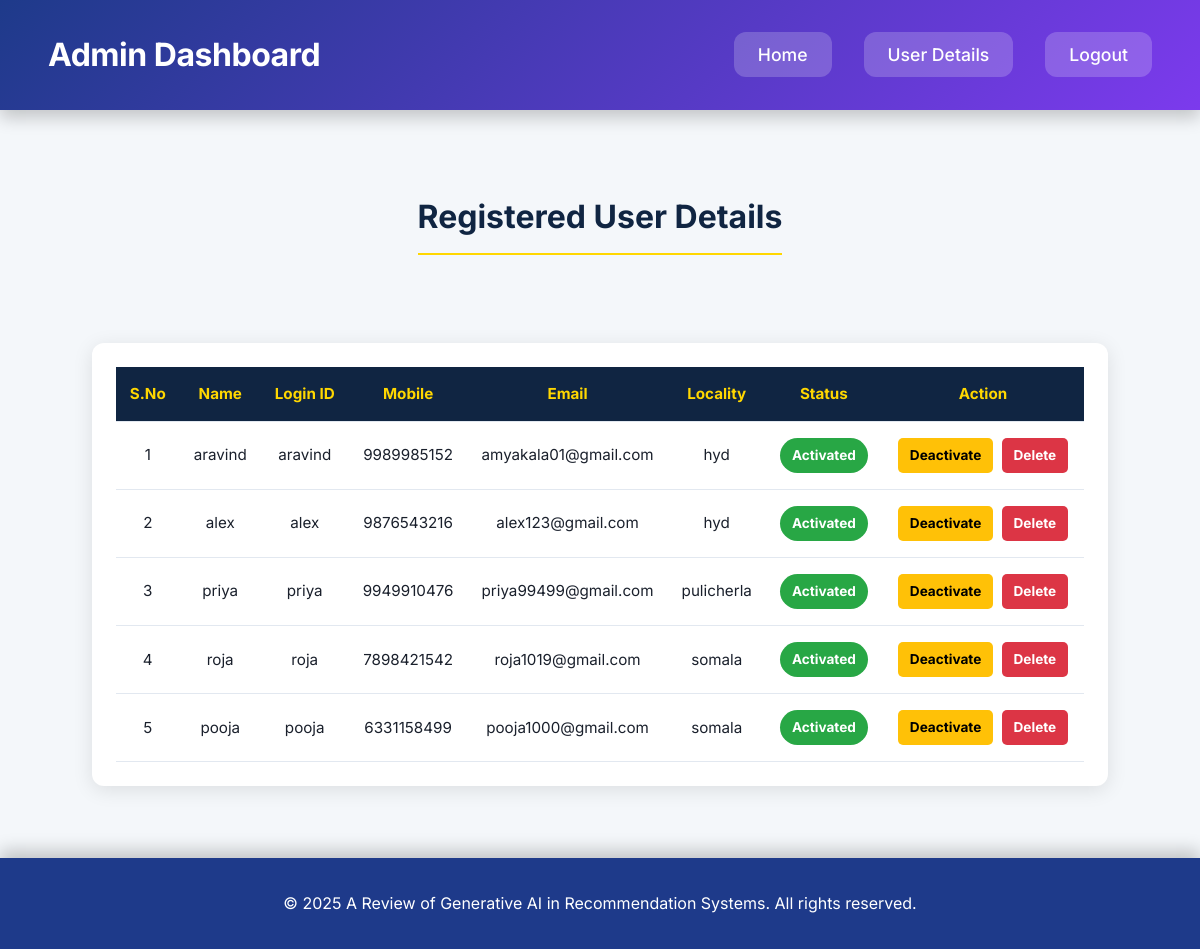
Page /RegisterUsersView/ on the committed database.
### users/models.py (models this page shows, shortened)
class UserRegistrationModel(models.Model):
    name = models.CharField(max_length=100)
    loginid = models.CharField(unique=True, max_length=100)
    password = models.CharField(max_length=100)
    mobile = models.CharField(unique=True, max_length=100)
    email = models.CharField(unique=True, max_length=100)
    locality = models.CharField(max_length=100)
    address = models.CharField(max_length=1000)
    city = models.CharField(max_length=100)
    state = models.CharField(max_length=100)
    status = models.CharField(max_length=100)
    class Meta:
        db_table = 'UserRegistrations'

### admins/views.py (the view)
# urls.py: path("RegisterUsersView/", admins.RegisterUsersView, name="RegisterUsersView"),
def RegisterUsersView(request):
    data = UserRegistrationModel.objects.all()
    return render(request,'admins/viewregister.html',{'data':data})

### templates/admins/viewregister.html (shortened to what this page needs)
{% extends 'admins/Adminbase.html' %}
{% block content %}
<div class="title-section">
    <h2>Registered User Details</h2>
</div>
<div class="table-wrapper">
    <table>
        <thead>
            <tr>
                <th>S.No</th>
                <th>Name</th>
                <th>Login ID</th>
                <th>Mobile</th>
                <th>Email</th>
                <th>Locality</th>
                <th>Status</th>
                <th>Action</th>
            </tr>
        </thead>
        <tbody>
            {% for user in data %}
            <tr>
                <td>{{ forloop.counter }}</td>
                <td>{{ user.name }}</td>
                <td>{{ user.loginid }}</td>
                <td>{{ user.mobile }}</td>
                <td>{{ user.email }}</td>
                <td>{{ user.locality }}</td>
                <td>
                    {% if user.status == 'waiting' %}
                        <span class="badge badge-warning">Waiting</span>
                    {% elif user.status == 'activated' %}
                        <span class="badge badge-success">Activated</span>
                    {% elif user.status == 'deactivated' %}
                        <span class="badge badge-secondary">Deactivated</span>
                    {% endif %}
                </td>
                <td>
                    {% if user.status == 'activated' %}
                        <a class="btn btn-secondary" href="{% url 'deactivate_user' %}?uid={{ user.id }}">Deactivate</a>
                    {% endif %}
                    <a class="btn btn-danger" href="{% url 'delete_user' %}?uid={{ user.id }}" onclick="return confirm('Are you sure you want to delete this user?');">Delete</a>
                </td>
            </tr>
            {% empty %}
            <tr>
                <td colspan="8">No registered users found.</td>
            </tr>
            {% endfor %}
        </tbody>
    </table>
</div>
{% endblock %}

### templates/admins/Adminbase.html (shortened to what this page needs)
<!DOCTYPE html>
<html lang="en">
<head>
</head>
<body>
    <header>
        <div class="navbar">
            <h1>Admin Dashboard</h1>
            <ul>
                <li><a href="{% url 'index' %}">Home</a></li>
                <li><a href="{% url 'RegisterUsersView' %}">User Details</a></li>
                <li><a href="{% url 'base' %}">Logout</a></li>
            </ul>
        </div>
    </header>
    <div class="container">
        {% block content %}{% endblock %}
    </div>
    <footer>
        <p>© 2025 A Review of Generative AI in Recommendation Systems. All rights reserved.<p>
    </footer>
</body>
</html>

### templates/admins/Adminbase.html (style rules this page uses)
* { box-sizing: border-box; margin: 0; padding: 0; }
body { font-family: 'Inter', -apple-system, BlinkMacSystemFont, 'Segoe UI', Roboto, sans-serif; background-color: #f9fafb; color: #1a202c; line-height: 1.7; display: flex; flex-direction: column; min-height: 100vh; overflow-x: hidden; }
header { background: linear-gradient(135deg, #1e3a8a, #7c3aed); color: #ffffff; box-shadow: 0 8px 16px rgba(0, 0, 0, 0.2); position: sticky; top: 0; z-index: 1000; }
.navbar { display: flex; justify-content: space-between; align-items: center; padding: 1.75rem 3rem; max-width: 1400px; margin: 0 auto; }
.navbar h1 { font-size: 2rem; font-weight: 700; letter-spacing: -0.015em; transition: transform 0.3s ease, opacity 0.3s ease; }
.navbar ul { list-style: none; display: flex; gap: 2rem; }
.navbar ul li a { color: #ffffff; text-decoration: none; font-size: 1.1rem; font-weight: 500; padding: 0.75rem 1.5rem; border-radius: 12px; background: rgba(255, 255, 255, 0.2); backdrop-filter: blur(8px); transition: all 0.3s ease; }
.container { max-width: 1400px; margin: 3rem auto; padding: 0 2rem; flex: 1; display: flex; flex-direction: column; gap: 3rem; }
footer { text-align: center; padding: 2rem 0; background: #1e3a8a; color: #ffffff; width: 100%; margin-top: auto; box-shadow: 0 -8px 16px rgba(0, 0, 0, 0.2); }
footer p { font-size: 1rem; font-weight: 400; }

### templates/admins/viewregister.html (style rules this page uses)
body { background-color: #f4f7fa; }
.title-section { text-align: center; margin-top: 2rem; margin-bottom: 1rem; }
.title-section h2 { color: #102542; font-size: 2rem; font-weight: 700; border-bottom: 2px solid #FFD700; display: inline-block; padding-bottom: 8px; }
.table-wrapper { overflow-x: auto; margin: 1.5rem auto; max-width: 1200px; padding: 1.5rem; background-color: white; border-radius: 12px; box-shadow: 0 4px 20px rgba(0, 0, 0, 0.1); }
table { width: 100%; border-collapse: collapse; font-size: 0.95rem; }
th, td { padding: 14px; text-align: center; border-bottom: 1px solid #e2e8f0; }
th { background-color: #102542; color: #FFD700; }
.btn { padding: 6px 12px; border: none; border-radius: 5px; font-weight: bold; font-size: 0.85rem; cursor: pointer; text-decoration: none; transition: 0.3s; display: inline-block; margin: 2px; }
.btn-secondary { background-color: #ffc107; color: #000; }
.btn-danger { background-color: #dc3545; color: #fff; }
.badge { padding: 6px 12px; border-radius: 20px; font-weight: bold; font-size: 0.85rem; display: inline-block; }
.badge-success { background: #28a745; color: #fff; }

### rows in the picture
UserRegistrationModel: name "aravind", loginid "aravind", mobile "9989985152", email "amyakala01@gmail.com", locality "hyd", status "Activated"
UserRegistrationModel: name "alex", loginid "alex", mobile "9876543216", email "alex123@gmail.com", locality "hyd", status "Activated"
UserRegistrationModel: name "priya", loginid "priya", mobile "9949910476", email "priya99499@gmail.com", locality "pulicherla", status "Activated"
UserRegistrationModel: name "roja", loginid "roja", mobile "7898421542", email "roja1019@gmail.com", locality "somala", status "Activated"
UserRegistrationModel: name "pooja", loginid "pooja", mobile "6331158499", email "pooja1000@gmail.com", locality "somala", status "Activated"
